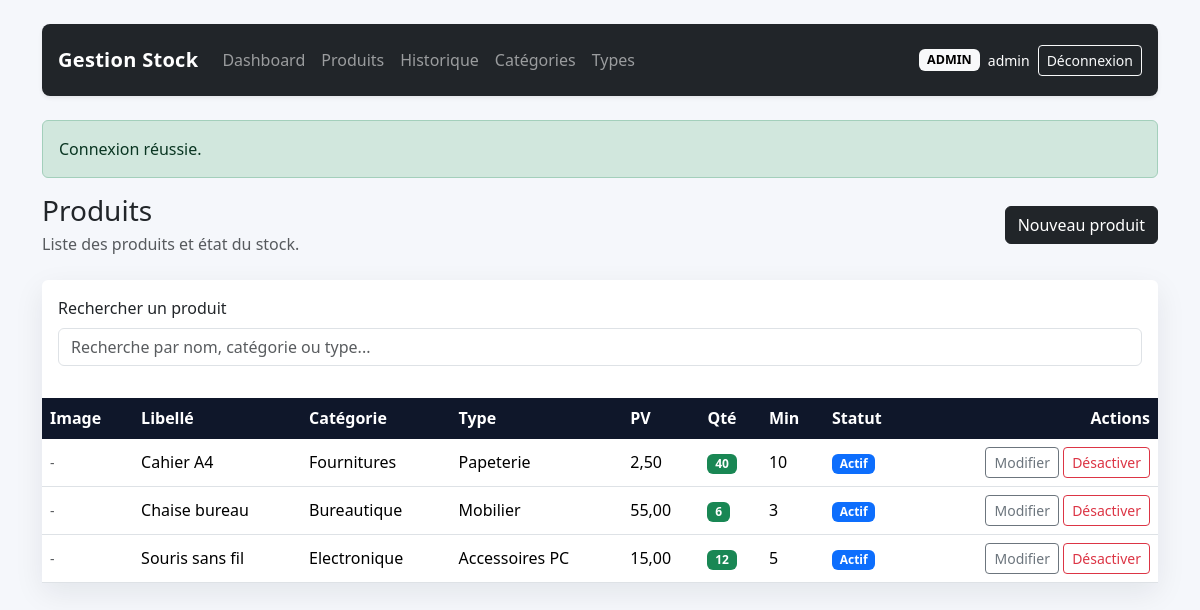
Before: /?route=product/index (signed in) with the older database file.
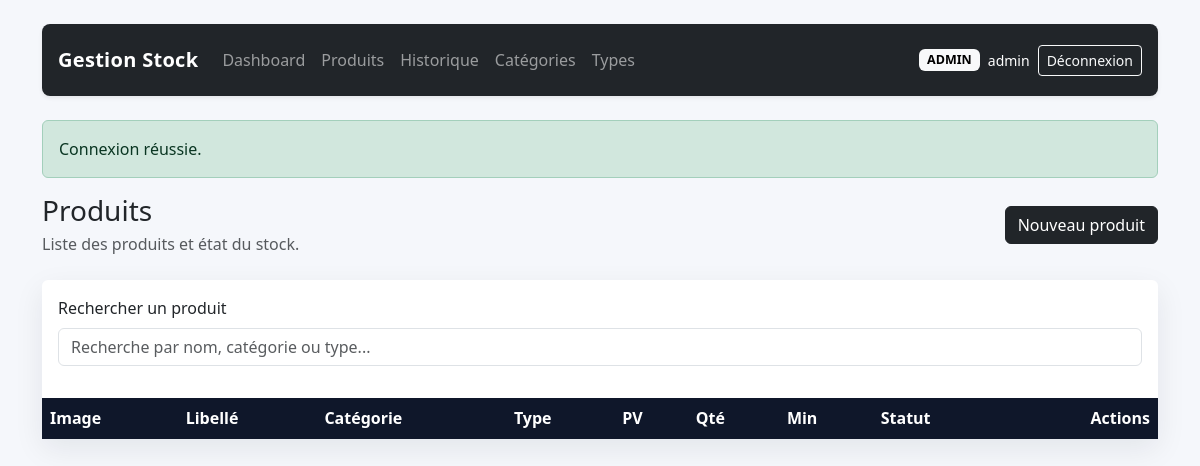
After: the same page with the newer database file.
### tables this page shows
CREATE TABLE products (
    id INT UNSIGNED AUTO_INCREMENT PRIMARY KEY,
    libelle VARCHAR(200) NOT NULL,
    prix_achat DECIMAL(10,2) NOT NULL DEFAULT 0,
    prix_vente DECIMAL(10,2) NOT NULL DEFAULT 0,
    quantite INT NOT NULL DEFAULT 0,
    stock_min INT NOT NULL DEFAULT 0,
    image_path VARCHAR(255) DEFAULT NULL,
    category_id INT UNSIGNED DEFAULT NULL,
    type_id INT UNSIGNED DEFAULT NULL,
    actif TINYINT(1) NOT NULL DEFAULT 1,
    created_at TIMESTAMP DEFAULT CURRENT_TIMESTAMP,
    updated_at TIMESTAMP DEFAULT CURRENT_TIMESTAMP ON UPDATE CURRENT_TIMESTAMP,
    CONSTRAINT fk_products_category
        FOREIGN KEY (category_id) REFERENCES categories(id)
        ON DELETE SET NULL ON UPDATE CASCADE,
    CONSTRAINT fk_products_type
        FOREIGN KEY (type_id) REFERENCES types(id)
        ON DELETE SET NULL ON UPDATE CASCADE,
    INDEX idx_products_libelle (libelle),
    INDEX idx_products_stock (quantite, stock_min)
);

CREATE TABLE categories (
    id INT UNSIGNED AUTO_INCREMENT PRIMARY KEY,
    name VARCHAR(150) NOT NULL UNIQUE
);

CREATE TABLE types (
    id INT UNSIGNED AUTO_INCREMENT PRIMARY KEY,
    name VARCHAR(150) NOT NULL,
    category_id INT UNSIGNED NOT NULL,
    CONSTRAINT fk_types_category
        FOREIGN KEY (category_id) REFERENCES categories(id)
        ON DELETE RESTRICT ON UPDATE CASCADE
);

### config/app.php (called while the page is built, shortened)
<?php
function base_route(string $route, array $params = []): string
{
    $query = ['route' => $route] + $params;
    return '?' . http_build_query($query);
}
function e(mixed $value): string
{
    return htmlspecialchars((string) $value, ENT_QUOTES, 'UTF-8');
}
function flash(string $key, ?string $message = null): ?string
{
    if (!isset($_SESSION['flash'][$key])) {
        return null;
    }
    $value = $_SESSION['flash'][$key];
    return $value;
}
function render(string $view, array $data = []): void
{
    extract($data, EXTR_SKIP);
    require __DIR__ . '/../views/partials/header.php';
    require __DIR__ . '/../views/partials/navbar.php';
    require __DIR__ . '/../views/' . $view . '.php';
    require __DIR__ . '/../views/partials/footer.php';
}

### controllers/ProductController.php (called while the page is built, shortened)
<?php
class ProductController
{
    public function index(): void
    {
        $productModel = new Product();
        render('products/index', [
            'products' => $productModel->all(),
        ]);
    }
}

### index.php (called while the page is built, shortened)
<?php
require_once __DIR__ . '/config/app.php';
require_once __DIR__ . '/config/db.php';
require_once __DIR__ . '/config/auth.php';
$route = $_GET['route'] ?? (is_logged_in() ? 'dashboard/index' : 'auth/loginForm');
[$controllerName, $actionName] = array_pad(explode('/', $route, 2), 2, 'index');
$actionMethod = $actionName;
$controller = new $controllerClass();
try {
    $controller->$actionMethod();
} catch (Throwable $throwable) {
    http_response_code(500);
    $errorMessage = 'Une erreur est survenue lors du traitement de la requête. Vérifie la configuration et réessaye.';
    if (APP_DEBUG) {
        $errorMessage .= ' Détail: ' . $throwable->getMessage();
    }
    render('errors/database', [
        'errorMessage' => $errorMessage,
    ]);
}

### config/auth.php (called while the page is built, shortened)
<?php
require_once __DIR__ . '/app.php';
function current_user(): ?array
{
    return $_SESSION['user'] ?? null;
}

### models/BaseModel.php (called while the page is built, shortened)
<?php
require_once __DIR__ . '/../config/db.php';
abstract class BaseModel
{
    protected PDO $pdo;
    public function __construct()
    {
        $this->pdo = db();
    }
    protected function fetchAll(string $sql, array $params = []): array
    {
        $stmt = $this->pdo->prepare($sql);
        $stmt->execute($params);
        return $stmt->fetchAll();
    }
}

### config/db.php (called while the page is built, shortened)
<?php
require_once __DIR__ . '/app.php';
function db(): PDO
{
    static $pdo = null;
    $socket = '/opt/lampp/var/mysql/mysql.sock';
    $database = 'gestion_stock';
    $username = 'root';
    $password = '';
    $charset = 'utf8mb4';
    $dsn = "mysql:unix_socket={$socket};dbname={$database};charset={$charset}";
    try {
        $pdo = new PDO($dsn, $username, $password, [
            PDO::ATTR_ERRMODE => PDO::ERRMODE_EXCEPTION,
            PDO::ATTR_DEFAULT_FETCH_MODE => PDO::FETCH_ASSOC,
            PDO::ATTR_EMULATE_PREPARES => false,
        ]);
    } catch (PDOException $exception) {
        throw new RuntimeException(
            'Connexion MySQL impossible. Vérifie le host, l’utilisateur, le mot de passe et l’import de la base.',
            0,
            $exception
        );
    }
    return $pdo;
}

### models/Product.php (called while the page is built, shortened)
<?php
require_once __DIR__ . '/BaseModel.php';
class Product extends BaseModel
{
    public function all(): array
    {
        return $this->fetchAll(
            'SELECT p.*, c.name AS category_name, t.name AS type_name
             FROM products p
             LEFT JOIN categories c ON c.id = p.category_id
             LEFT JOIN types t ON t.id = p.type_id
             ORDER BY p.libelle ASC'
        );
    }
}

### views/products/index.php (the view, shortened to what this page needs)
<div class="d-flex justify-content-between align-items-center mb-4">
    <div>
        <h1 class="h3 mb-1">Produits</h1>
        <p class="text-muted mb-0">Liste des produits et état du stock.</p>
    </div>
    <?php if (current_user()['role'] === 'ADMIN'): ?>
        <a class="btn btn-dark" href="<?= e(base_route('product/create')) ?>">Nouveau produit</a>
    <?php endif; ?>
</div>
<div class="card card-shadow">
    <div class="card-body">
        <div class="mb-3">
            <label for="productSearch" class="form-label">Rechercher un produit</label>
            <input type="search" id="productSearch" class="form-control" placeholder="Recherche par nom, catégorie ou type...">
        </div>
    </div>
    <div class="table-responsive">
        <table class="table mb-0 align-middle" id="productTable">
            <thead>
            <tr>
                <th>Image</th>
                <th>Libellé</th>
                <th>Catégorie</th>
                <th>Type</th>
                <th>PV</th>
                <th>Qté</th>
                <th>Min</th>
                <th>Statut</th>
                <?php if (current_user()['role'] === 'ADMIN'): ?>
                    <th class="text-end">Actions</th>
                <?php endif; ?>
            </tr>
            </thead>
            <tbody>
            <?php foreach ($products as $product): ?>
                <tr>
                    <td>
                        <?php if (!empty($product['image_path'])): ?>
                            <img src="<?= e($product['image_path']) ?>" alt="<?= e($product['libelle']) ?>" style="max-width: 60px; max-height: 60px; object-fit: cover; border-radius: 4px;">
                        <?php else: ?>
                            <span class="text-muted small">-</span>
                        <?php endif; ?>
                    </td>
                    <td>
                        <?php if (current_user()['role'] === 'VENDEUR'): ?>
                            <a href="#" class="product-sale-link text-decoration-none" data-bs-toggle="modal" data-bs-target="#saleModal"
                               data-product-id="<?= e($product['id']) ?>"
                               data-product-name="<?= e($product['libelle']) ?>"
                               data-product-stock="<?= e($product['quantite']) ?>">
                                <?= e($product['libelle']) ?>
                            </a>
                        <?php else: ?>
                            <?= e($product['libelle']) ?>
                        <?php endif; ?>
                    </td>
                    <td><?= e($product['category_name'] ?? '-') ?></td>
                    <td><?= e($product['type_name'] ?? '-') ?></td>
                    <td><?= e(number_format((float) $product['prix_vente'], 2, ',', ' ')) ?></td>
                    <td>
                        <span class="badge <?= ((int) $product['quantite'] <= (int) $product['stock_min']) ? 'text-bg-warning' : 'text-bg-success' ?>">
                            <?= e($product['quantite']) ?>
                        </span>
                    </td>
                    <td><?= e($product['stock_min']) ?></td>
                    <td>
                        <span class="badge <?= (int) $product['actif'] === 1 ? 'text-bg-primary' : 'text-bg-secondary' ?>">
                            <?= (int) $product['actif'] === 1 ? 'Actif' : 'Inactif' ?>
                        </span>
                    </td>
                    <?php if (current_user()['role'] === 'ADMIN'): ?>
                        <td class="text-end">
                            <a class="btn btn-sm btn-outline-secondary" href="<?= e(base_route('product/edit', ['id' => $product['id']])) ?>">Modifier</a>
                            <form class="d-inline" method="post" action="<?= e(base_route('product/delete')) ?>" onsubmit="return confirm('Désactiver ce produit ?');">
                                <button class="btn btn-sm btn-outline-danger">Désactiver</button>
                            </form>
                        </td>
                    <?php endif; ?>
                </tr>
            <?php endforeach; ?>
            </tbody>
        </table>
        </div>
</div>

### views/partials/header.php (shortened to what this page needs)
<!DOCTYPE html>
<html lang="fr">
<head>
    <link href="https://cdn.jsdelivr.net/npm/bootstrap@5.3.3/dist/css/bootstrap.min.css" rel="stylesheet">
    <link href="<?= e('assets/css/app.css') ?>" rel="stylesheet">
</head>
<body>
<div class="container py-4">

### views/partials/navbar.php (shortened to what this page needs)
<?php $user = current_user(); ?>
<nav class="navbar navbar-expand-lg navbar-dark bg-dark rounded-3 shadow-sm mb-4 px-3 py-3">
    <a class="navbar-brand text-white text-decoration-none" href="<?= e(base_route('dashboard/index')) ?>"><?= e(APP_NAME) ?></a>
    <div class="collapse navbar-collapse" id="mainNav">
        <ul class="navbar-nav me-auto mb-2 mb-lg-0">
            <?php if ($user): ?>
                <li class="nav-item"><a class="nav-link" href="<?= e(base_route('dashboard/index')) ?>">Dashboard</a></li>
                <li class="nav-item"><a class="nav-link" href="<?= e(base_route('product/index')) ?>">Produits</a></li>
                <li class="nav-item"><a class="nav-link" href="<?= e(base_route('stock/history')) ?>">Historique</a></li>
                <?php if ($user['role'] === 'ADMIN'): ?>
                    <li class="nav-item"><a class="nav-link" href="<?= e(base_route('category/index')) ?>">Catégories</a></li>
                    <li class="nav-item"><a class="nav-link" href="<?= e(base_route('type/index')) ?>">Types</a></li>
                <?php endif; ?>
            <?php endif; ?>
        </ul>
        <div class="d-flex align-items-center gap-2">
            <?php if ($user): ?>
                <span class="badge text-bg-light badge-role"><?= e($user['role']) ?></span>
                <span class="text-white small"><?= e($user['username']) ?></span>
                <a class="btn btn-outline-light btn-sm" href="<?= e(base_route('auth/logout')) ?>">Déconnexion</a>
            <?php else: ?>
                <a class="btn btn-outline-light btn-sm" href="<?= e(base_route('auth/loginForm')) ?>">Connexion</a>
            <?php endif; ?>
        </div>
    </div>
</nav>
<?php if ($success = flash('success')): ?>
    <div class="alert alert-success"> <?= e($success) ?> </div>
<?php endif; ?>

### views/partials/footer.php (shortened to what this page needs)
</div>
</body>
</html>

### assets/css/app.css (style rules this page uses)
body { background: #f5f7fb; }
.navbar-brand { font-weight: 700; letter-spacing: 0.3px; }
.card-shadow { border: 0; box-shadow: 0 10px 30px rgba(15, 23, 42, 0.08); }
.table thead th { background: #0f172a; color: #fff; border-color: #0f172a; }
.badge-role { font-size: 0.78rem; }

Changed rows visible on the page:
removed products: libelle "Cahier A4", category.name "Fournitures", type.name "Papeterie", prix_vente "2,50", quantite "40", stock_min "10", actif "Actif"
removed products: libelle "Chaise bureau", category.name "Bureautique", type.name "Mobilier", prix_vente "55,00", quantite "6", stock_min "3", actif "Actif"
removed products: libelle "Souris sans fil", category.name "Electronique", type.name "Accessoires PC", prix_vente "15,00", quantite "12", stock_min "5", actif "Actif"
